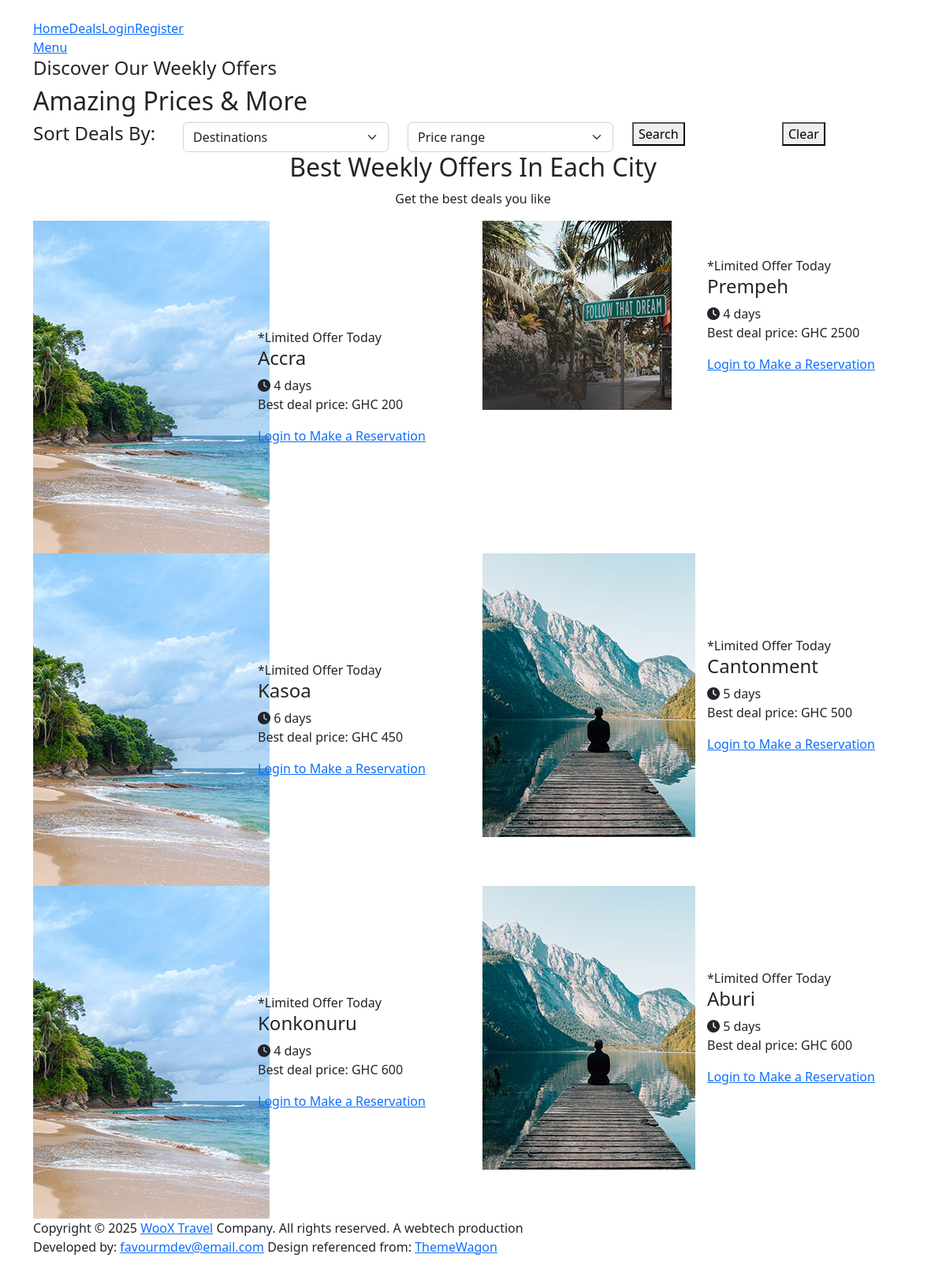
/deals.php, run on an earlier commit of the app's database.
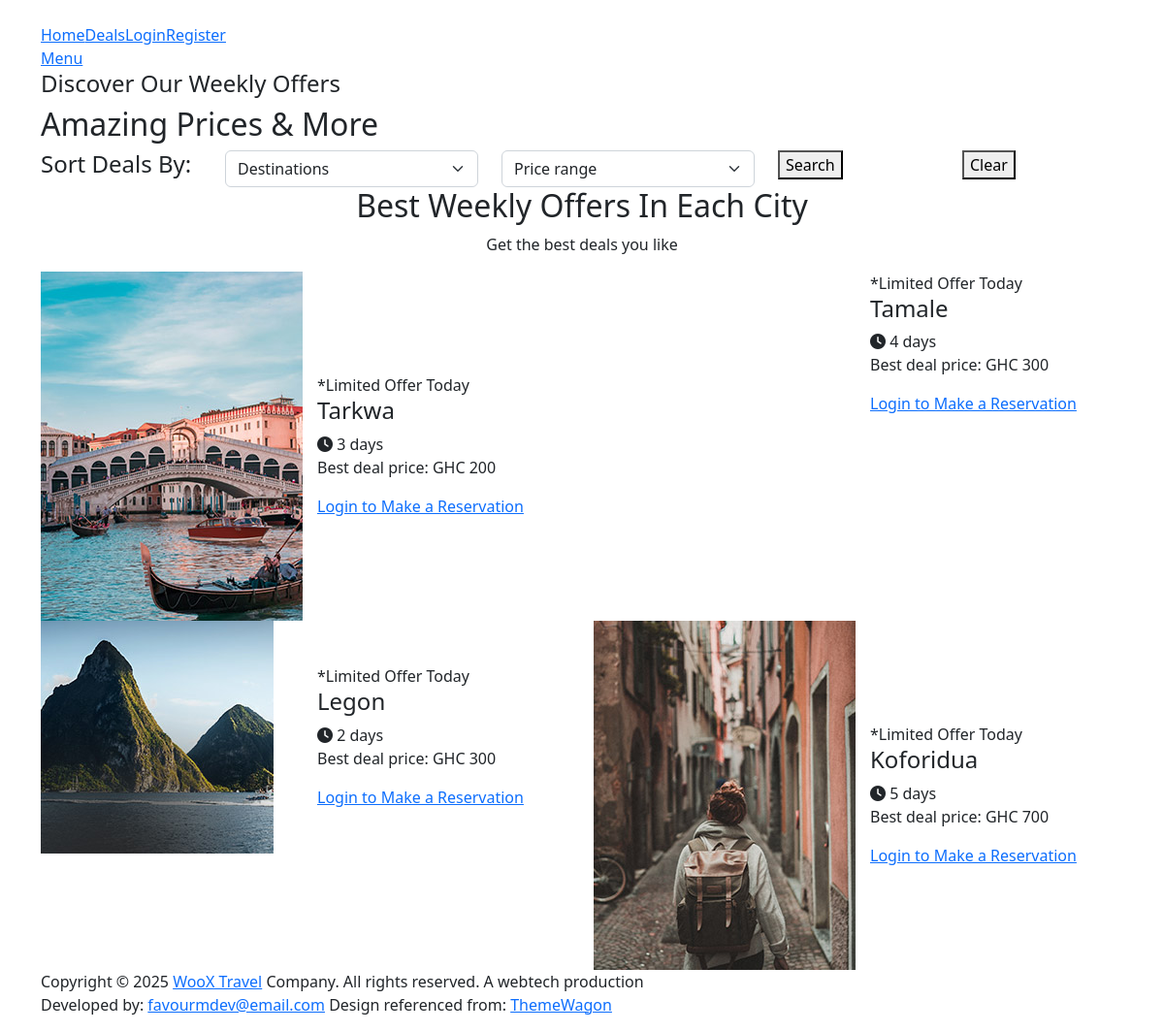
And on a later commit of the database.
### tables this page shows
CREATE TABLE `cities` (
  `id` int(3) NOT NULL,
  `name` varchar(200) NOT NULL,
  `image` varchar(200) NOT NULL,
  `trip_days` int(4) NOT NULL,
  `price` varchar(4) NOT NULL,
  `region_id` int(3) NOT NULL,
  `created_at` timestamp NOT NULL DEFAULT current_timestamp()
);

### deals.php (the view, shortened to what this page needs)
<?php
require 'includes/header.php';
require 'config/connection.php';
$city = $connection->prepare("SELECT * FROM cities ORDER BY price ASC");
$city->execute();
$result = $city->get_result();
$allCities = $result->fetch_all(MYSQLI_ASSOC);
?>
<div class="page-heading">
  <div class="container">
    <div class="row">
      <div class="col-lg-12">
        <h4>Discover Our Weekly Offers</h4>
        <h2>Amazing Prices &amp; More</h2>
      </div>
    </div>
  </div>
</div>
<div class="search-form">
  <div class="container">
    <div class="row">
      <div class="col-lg-12">
        <form id="search-form" role="search">
          <div class="row">
            <div class="col-lg-2">
              <h4>Sort Deals By:</h4>
            </div>
            <div class="col-lg-3">
              <fieldset>
                <select name="region_id" class="form-select" aria-label="Default select example" id="chooseLocation">
                  <option value="">Destinations</option>
                </select>
              </fieldset>
            </div>
            <div class="col-lg-3">
              <fieldset>
                <select name="price" class="form-select" aria-label="Default select example" id="choosePrice">
                  <option value="">Price range</option>
                </select>
              </fieldset>
            </div>
            <div class="col-lg-2">
              <fieldset>
                <button type="submit" name="submit" class="border-button">Search</button>
              </fieldset>
            </div>
            <div class="col-lg-2">
              <fieldset>
                <button type="button" id="clear-button" class="border-button">Clear</button>
              </fieldset>
            </div>
          </div>
        </form>
      </div>
    </div>
  </div>
</div>
<div class="amazing-deals">
  <div class="container">
    <div class="row">
      <div class="col-lg-6 offset-lg-3">
        <div class="section-heading text-center">
          <h2>Best Weekly Offers In Each City</h2>
          <p>Get the best deals you like</p>
        </div>
      </div>
      <?php foreach($allCities as $city) : ?>
          <div class="col-lg-6 col-sm-6 deal-item" data-region="<?php echo $city['region_id']; ?>" data-price="<?php echo $city['price']; ?>">
            <div class="item">
              <div class="row">
                <div class="col-lg-6">
                  <div class="image">
                    <img src="<?php echo CITYIMAGES . htmlspecialchars($city['image']); ?>" alt="">
                  </div>
                </div>
                <div class="col-lg-6 align-self-center">
                  <div class="content">
                    <span class="info">*Limited Offer Today</span>
                    <h4><?php echo $city['name']; ?></h4>
                    <div class="row">
                      <div class="col-6">
                        <i class="fa fa-clock"></i>
                        <span class="list"><?php echo $city['trip_days']; ?> days</span>
                      </div>
                    </div>
                    <p>Best deal price: GHC <?php echo $city['price']; ?></p>
                    <?php if(isset($_SESSION['username'])): ?>
                      <div class="main-button">
                        <a href="reservation.php?id=<?php echo $city['id'];?>">Make a Reservation</a>
                      </div>
                    <?php else: ?>
                      <div class="main-button">
                        <a href="auth/login.php">Login to Make a Reservation</a>
                      </div>
                    <?php endif; ?>
                  </div>
                </div>
              </div>
            </div>
          </div>
      <?php endforeach; ?>
    </div>
  </div>
</div>
<?php require 'includes/footer.php';?>

### includes/header.php (shortened to what this page needs)
<!DOCTYPE html>
<html lang="en">
  <head>
    <link href="<?php echo APPURL;?>/vendor/bootstrap/css/bootstrap.min.css" rel="stylesheet">
    <link rel="stylesheet" href="<?php echo APPURL;?>assets/css/fontawesome.css">
    <link rel="stylesheet" href="<?php echo APPURL;?>assets/css/templatemo-woox-travel.css">
    <link rel="stylesheet" href="<?php echo APPURL;?>assets/css/owl.css">
    <link rel="stylesheet" href="<?php echo APPURL;?>assets/css/animate.css">
    <link rel="stylesheet"href="https://unpkg.com/swiper@7/swiper-bundle.min.css"/>
  </head>
<body>
  <header class="header-area header-sticky">
    <div class="container">
        <div class="row">
            <div class="col-12">
                <nav class="main-nav">
                      <ul class="nav">
                        <li><a href="<?php echo APPURL;?>index.php">Home</a></li>
                        <li><a href="<?php echo APPURL;?>deals.php">Deals</a></li>
                        <?php if (isset($_SESSION['username'])): ?>
                                <li class="nav-item dropdown">
                                    <a class="nav-link dropdown-toggle" href="#" id="navbarDropdown" role="button" data-bs-toggle="dropdown" aria-expanded="false">
                                        <?php echo $_SESSION['username']; ?>
                                    </a>
                                    <ul class="dropdown-menu" aria-labelledby="navbarDropdown">
                                        <li><a class="dropdown-item text-black" href="<?php echo APPURL; ?>users/dashboard.php?id=<?php echo $_SESSION['user_id'];?>">Dashboard</a></li>
                                        <li><a class="dropdown-item text-black" href="<?php echo APPURL; ?>auth/logout.php">Logout</a></li>
                                    </ul>
                                </li>
                          <?php else: ?>
                        <li><a href="<?php echo APPURL;?>auth/login.php">Login</a></li>
                        <li><a href="<?php echo APPURL;?>auth/register.php">Register</a></li>
                        <?php endif; ?>
                      </ul>
                    <a class='menu-trigger'>
                        <span>Menu</span>
                    </a>
                </nav>
            </div>
        </div>
    </div>
  </header>
  </html>

### includes/footer.php (shortened to what this page needs)
<footer>
    <div class="container">
      <div class="row">
        <div class="col-lg-12">
          <p>Copyright © 2025 <a href="#">WooX Travel</a> Company. All rights reserved. A webtech production
          <br>Developed by: <a href="mailto:favourmdev@email.com?subject=Development%20Issue&body=Hi%20Favour">favourmdev@email.com</a> Design referenced from: <a href="https://themewagon.com" target="_blank" >ThemeWagon</a></p>
        </div>
      </div>
    </div>
  </footer>

What changed in the data, as far as the page shows it:
removed cities: image (picture), name "Accra", trip_days "4", price "200"
removed cities: image (picture), name "Prempeh", trip_days "4", price "2500"
removed cities: image (picture), name "Kasoa", trip_days "6", price "450"
removed cities: image (picture), name "Cantonment", trip_days "5", price "500"
removed cities: image (picture), name "Konkonuru", trip_days "4", price "600"
removed cities: image (picture), name "Aburi", trip_days "5", price "600"
added cities: image (picture), name "Tarkwa", trip_days "3", price "200"
added cities: name "Tamale", trip_days "4", price "300"
added cities: image (picture), name "Legon", trip_days "2", price "300"
added cities: image (picture), name "Koforidua", trip_days "5", price "700"
